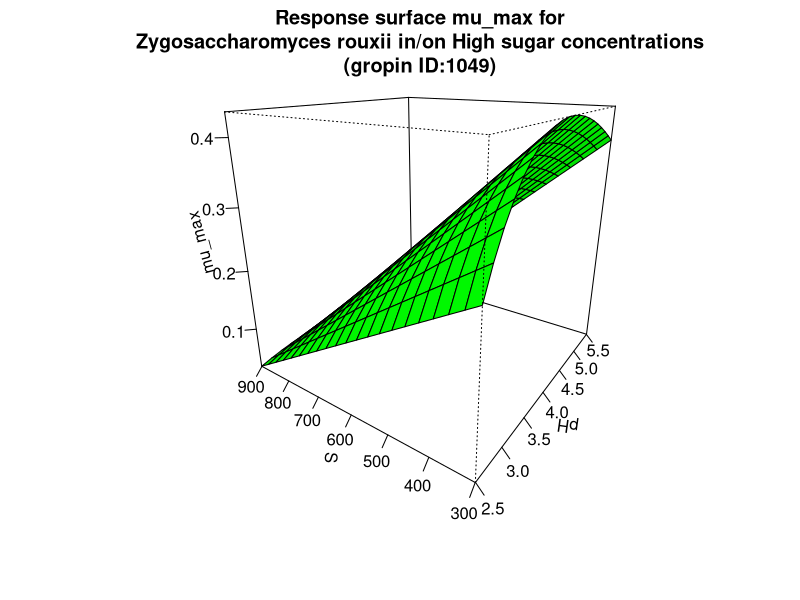

Write the R code that produced this figure.
#############################
# start of Parameter script
#############################
pH <- seq(2.4975024975025,5.5055,length.out=21)
S <- seq(299.7002997003,900.9,length.out=21)
#############################
# end of Parameter script
#############################
############################# 
# start of Model script Gropin ID 1049 
#############################
 
# constant coefficients for this model
 
variables <- data.frame(pH,S)
argumentsPar <- expand.grid(variables)
 
# heart of the model
response_surface <- function(pH,S) {
   mumax <-(-1.4*(1-1.9/pH)*(1-exp(1-pH/10.4))*(1-S/980))

return(mumax=mumax)
} 

# output parameters
mumax <- cbind(argumentsPar,response_surface(argumentsPar['pH'],argumentsPar['S']))
colnames(mumax) <- c(colnames(argumentsPar),'mumax')
#############################
# End of Model script
#############################
############################# 
# start of Visualisation script Gropin ID 1049 
#############################
persp(pH,S,matrix(unlist(mumax$mumax),nrow=21),col = 'green',xlab='pH',ylab='S',zlab='mu_max',main='Response surface mu_max for
Zygosaccharomyces rouxii in/on High sugar concentrations
(gropin ID:1049)',theta=305,phi=20,shade=0.25,ticktype = 'detailed')
#############################
# End of Visualisation script
#############################
